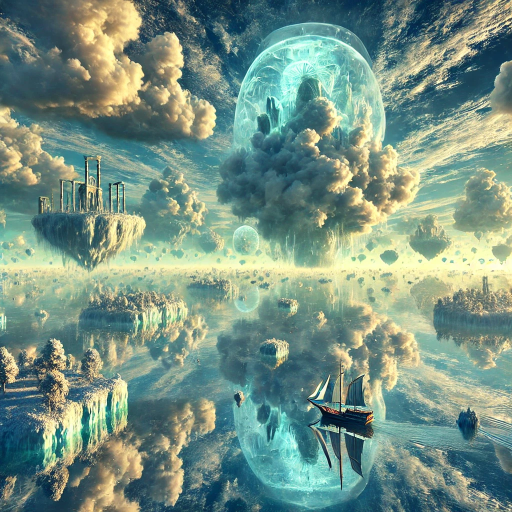
#> input picture mariane-display-server/images/239wdfjiwoefj-wfjiowejf/dream 4.png, 1024 x 1024 px (shown at 1/2 size)
$ python 04-manage-images-v2.py
#> lines starting #> are read from the running program, lines starting #| are printed output that depends on the picture
import os
import time
from PIL import Image

# TODO: adjust these
DIRECTORY = os.path.expanduser("~/dev/ccaai-jaguar/mariane-display-server/images")
FILETYPE = ".png"  # case-sensitive
PYPORTAL_PATH = "/Volumes/PYPORTAL"
MAX_IMAGES = 12  # max number of images to keep on device
TIME_BETWEEN_CHECKS = 10  # check every N seconds for new images

print("Starting up watching directory ", DIRECTORY)


def img2bmp(img_path):
    # weird mac bug
    # if "\u202f" in img_path:
    #     img_path = img_path.replace("\u202f", "")

    img = Image.open(img_path)
#> img is the input picture: PIL image 1024x1024 RGB; mean R, G, B 119.5, 146.8, 133
    if len(img.split()) == 4:
        # prevent IOError: cannot write mode RGBA as BMP
        r, g, b, a = img.split()
        img = Image.merge("RGB", (r, g, b))

    # image is now in memory as a BMP file
    # have to resize
    # base_width = 320
    # wpercent = (base_width / float(img.size[0]))
    # hsize = int((float(img.size[1]) * float(wpercent)))
    # img = img.resize((base_width, hsize), Image.Resampling.LANCZOS)

    # we're assuming fixed size
    img = img.resize((320, 180), Image.Resampling.LANCZOS)
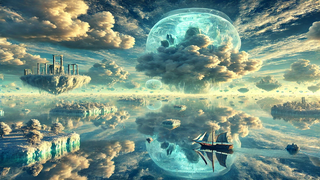
#> img: PIL image 320x180 RGB; mean R, G, B 119.5, 146.8, 133
    img = img.convert("P", palette=Image.ADAPTIVE, colors=255)
#> img: PIL image 320x180 P

    return img


def get_files():
    return [x for x in os.listdir(os.path.join(PYPORTAL_PATH, "images")) if ".bmp" in x and not x.startswith(".")]


def get_latest_file():
    files = get_files()
    if len(files) == 0:
        return 0
    files.sort()
    idx = files[-1].split(".")[0][-4:]
    return int(idx)


def get_file_count():
    return len(get_files())

def check_folders():
    files = []
    subfolders = [f.path for f in os.scandir(DIRECTORY) if f.is_dir()]
    for subfolder in subfolders:
        files += [os.path.join(subfolder,x) for x in os.listdir(subfolder) if FILETYPE in x and not x.startswith(".")]
    return files

# print (check_folders())
# quit()

files = []
while True:
    # check for new files
    files_new = check_folders()
    if len(files_new) != len(files):
        diff = list(set(files_new) - set(files))  # assumes there's only ever more images
        print("new files", diff)

        for new_img in diff:
            print("handling new image", new_img)
            try:
                img = img2bmp(os.path.join(DIRECTORY, new_img))
            except Exception as e:
                print(f"Error converting image {new_img}", e)
                continue

            # check latest filename on device
            last_idx = get_latest_file()

            # check file count on device
            no_files = get_file_count()

            print(f"found {no_files} images on device, last index is {last_idx}")
            # delete old file # assuming continuous file number
            if no_files == MAX_IMAGES:
                print(f"too many images on device, removing 'img{last_idx-MAX_IMAGES+1:04}.bmp'")
                os.remove(os.path.join(PYPORTAL_PATH, "images", f"img{last_idx-MAX_IMAGES+1:04}.bmp"))

            # send new file
            print(f"saving new image 'img{last_idx+1:04}.bmp'")
            img.save(os.path.join(PYPORTAL_PATH, "images", f"img{last_idx+1:04}.bmp"), format="BMP")
            files.append(new_img)

        print(f"...sleeping for {TIME_BETWEEN_CHECKS} seconds")
        time.sleep(TIME_BETWEEN_CHECKS)
